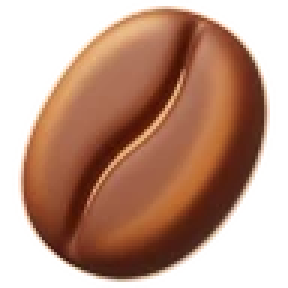
#> input picture src/barista-assets/bean.webp, 96 x 96 px (shown 3 times larger)
$ python key_green.py ../../src/barista-assets/bean.webp ../../src/barista-assets/confetti.webp 5 5
#> lines starting #> are read from the running program, lines starting #| are printed output that depends on the picture
"""Gemini'nin yeşil zeminde (#00FF00) ürettiği nesne görsellerini şeffaf zemine çevirir.

    python3 tools/assets/key_green.py <girdi> <çıktı.webp> <en uzun kenar px> [kalite]

- Yeşillik = G - max(R, B). Zemin ~240; nesne ≤ 0. Arada yumuşak geçiş: kenarlar ve yarı saydam buhar korunur.
- Yarı saydam piksellerde zemin rengi çıkarılarak nesnenin asıl rengi bulunur (buhar yeşilimsi değil beyaz kalır);
  kalan yeşil yansıma silinir (G en çok max(R, B) olur), kenarlarda yeşil hale kalmaz.
- Nesnenin çevresi kırpılır, %4 boşluk bırakılır, en uzun kenar istenen boyuta küçültülür.
"""
import sys

import numpy as np
from PIL import Image

LOW, HIGH = 28, 120  # bu aralıkta yeşillik arttıkça saydamlık artar


def key(path):
#> called with path = '../../src/barista-assets/bean.webp'
    rgb = np.asarray(Image.open(path).convert('RGB')).astype(np.float32)
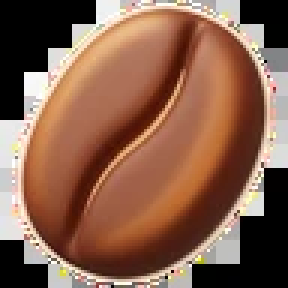
#> rgb: shape (96, 96, 3) float32 (shown 3 times larger); mean R, G, B 135.2, 96.1, 76.4
    # Zeminin gerçek rengi: kenar piksellerinin ortancası (tam #00FF00 olmayabilir)
    border = np.concatenate([rgb[0], rgb[-1], rgb[:, 0], rgb[:, -1]])
#> border = 384 rows, first 8: [0, 0, 0], [0, 0, 0], [0, 0, 0], [0, 0, 0], [0, 0, 0], [0, 0, 0], [0, 0, 0], [0, 0, 0]
    bg = np.median(border, axis=0)
#> bg = [0, 0, 0]
    r, g, b = rgb[..., 0], rgb[..., 1], rgb[..., 2]
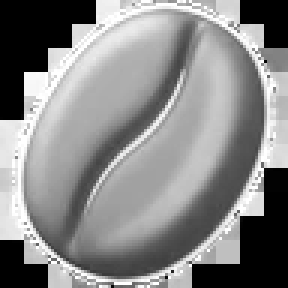
#> r: shape (96, 96) float32 (shown 3 times larger); min 0, max 255, mean 135.2
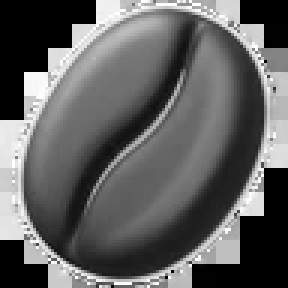
#> g: shape (96, 96) float32 (shown 3 times larger); min 0, max 255, mean 96.1
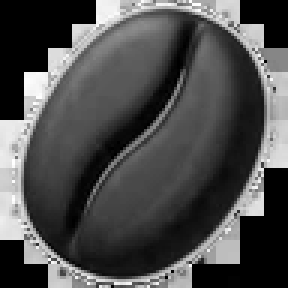
#> b: shape (96, 96) float32 (shown 3 times larger); min 0, max 255, mean 76.4
    excess = g - np.maximum(r, b)
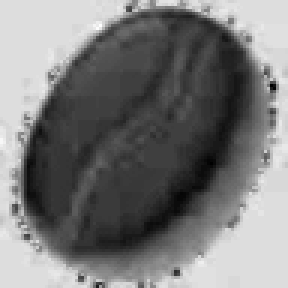
#> excess: shape (96, 96) float32 (shown 3 times larger); min -87, max 13, mean -39.2; drawn with min black and max white
    alpha = 1 - np.clip((excess - LOW) / (HIGH - LOW), 0, 1)
#> alpha: shape (96, 96) float32; every value is 1
    # Yarı saydam kenarlar ve buhar: gözlenen = a·nesne + (1-a)·zemin → nesne rengini geri çöz
    a = np.maximum(alpha, 0.05)[..., None]
    fg = (rgb - (1 - a) * bg) / a
    fg = np.where(alpha[..., None] > 0.995, rgb, fg).clip(0, 255)
    r, g, b = fg[..., 0], fg[..., 1], fg[..., 2]
    # Hâlâ yeşile çalan pikseller (Gemini buharı yeşilimsi boyayabiliyor): aynı parlaklıkta sıcak krem-griye çevir
    lum = 0.3 * r + 0.59 * g + 0.11 * b
    # yeşil baskın ya da zeytin tonu (R ≈ G, B belirgin düşük) ve açık renk: buhar böyle görünüyor
    greenish = ((g > np.maximum(r, b) + 2) | ((r - g < 7) & (g - b > 18) & (lum > 140)))[..., None]
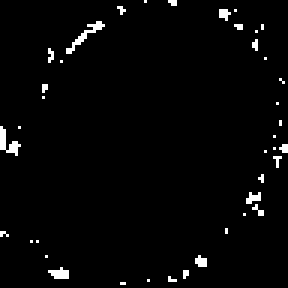
#> greenish: shape (96, 96, 1) bool (shown 3 times larger); 2.3% white in thin lines or dots
    warm = np.dstack([lum * 1.03, lum * 0.99, lum * 0.92])
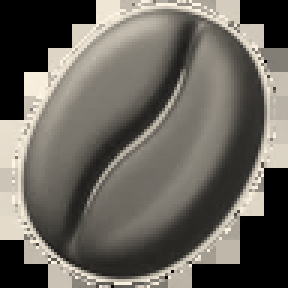
#> warm: shape (96, 96, 3) float32 (shown 3 times larger); mean of channels 0, 1, 2 108.8, 104.6, 97.2; drawn with min black and max white
    fg = np.where(greenish, warm, np.dstack([r, np.minimum(g, np.maximum(r, b) + 6), b])).clip(0, 255)
    out = np.dstack([fg, alpha * 255]).clip(0, 255).astype(np.uint8)
    img = Image.fromarray(out, 'RGBA')
    ys, xs = np.nonzero(alpha > 0.03)
#> ys = 9216 values from 0 to 95; xs = 9216 values, max 95 at index 95, min 0 at index 0, mean 47.5
    x0, x1, y0, y1 = xs.min(), xs.max(), ys.min(), ys.max()
#> x0 = 0; x1 = 95; y0 = 0; y1 = 95
    pad = int(max(x1 - x0, y1 - y0) * 0.04)
#> pad = 3
    return img.crop((max(0, x0 - pad), max(0, y0 - pad), min(img.width, x1 + pad), min(img.height, y1 + pad)))


def main():
    src, dst, size = sys.argv[1], sys.argv[2], int(sys.argv[3])
    quality = int(sys.argv[4]) if len(sys.argv) > 4 else 90
    img = key(src)
    img.thumbnail((size, size), Image.LANCZOS)
    img.save(dst, quality=quality, method=6)
    print(dst, img.size)
#| ../../src/barista-assets/confetti.webp (5, 5)


if __name__ == '__main__':
    main()

$ run again, on src/barista-assets/cup.webp
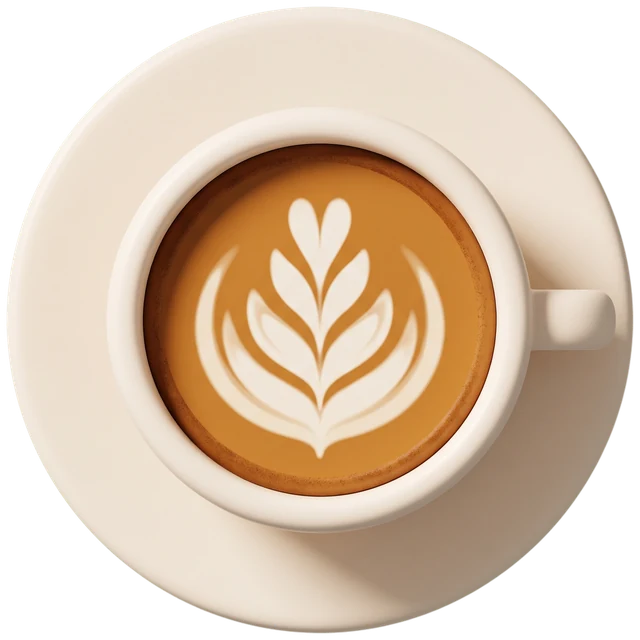
#> input picture src/barista-assets/cup.webp, 640 x 640 px
#> border = 2560 rows, first 8: [0, 0, 0], [0, 0, 0], [0, 0, 0], [0, 0, 0], [0, 0, 0], [0, 0, 0], [0, 0, 0], [0, 0, 0]
#> bg = [0, 0, 0]
#> in key, `greenish = ((g > np.maximum(r, b) + 2) | ((r - g < 7) & (g - b > 18) &..`:
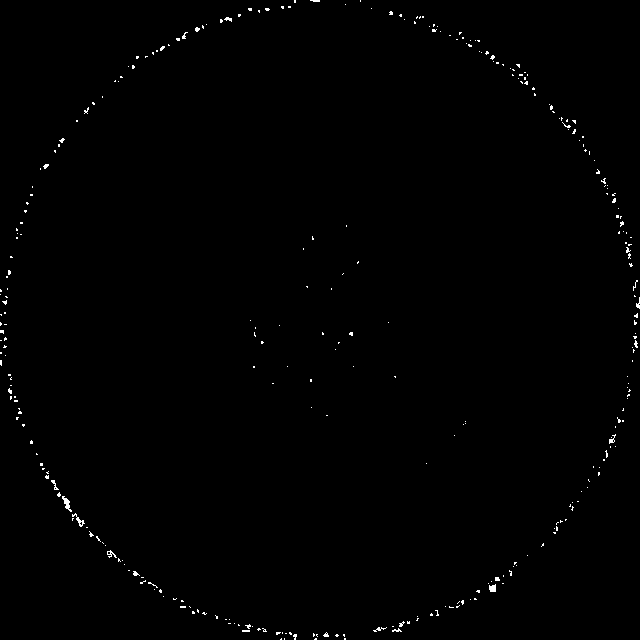
#> greenish: shape (640, 640, 1) bool; 0.5% white in thin lines or dots
#> in key, `warm = np.dstack([lum * 1.03, lum * 0.99, lum * 0.92])`:
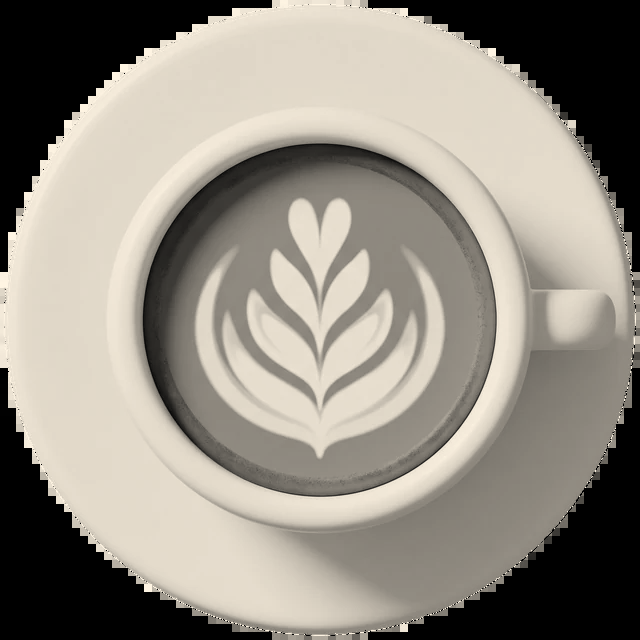
#> warm: shape (640, 640, 3) float32; mean of channels 0, 1, 2 151.3, 145.4, 135.2; drawn with min black and max white
#> x0 = 0; x1 = 639; y0 = 0; y1 = 639
#> pad = 25
#| ../../src/barista-assets/cup.webp (5, 5)
